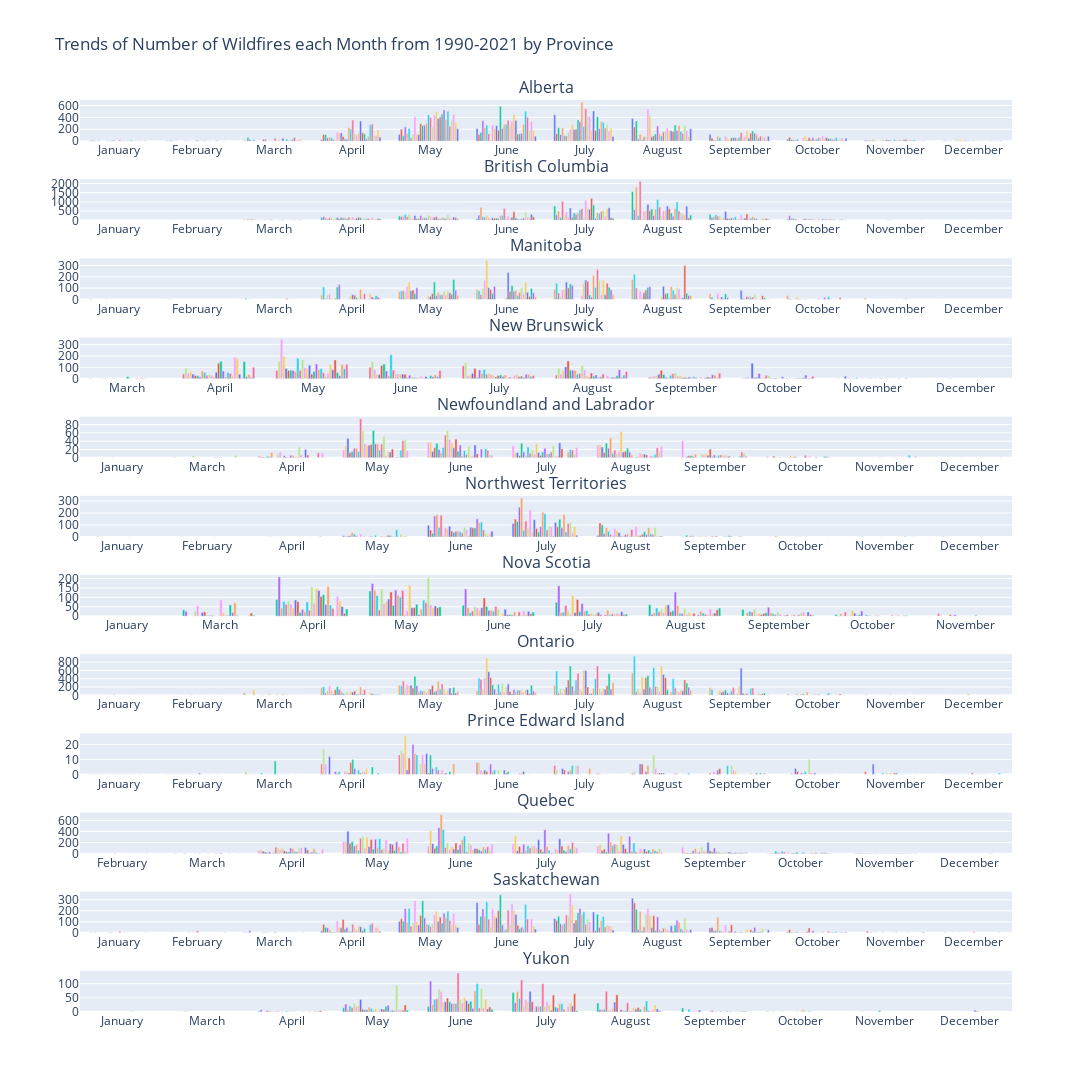

The cell this chart's notebook holds for it:
### Code cell
# Get unique jurisdictions excluding "Parks Canada"
jurisdictions = numfiresbymonth[numfiresbymonth['Jurisdiction'] != 'Parks Canada']['Jurisdiction'].unique()

fig = make_subplots(rows=12, cols=1, subplot_titles=jurisdictions)

for i, jurisdiction in enumerate(jurisdictions, start=1):
    # Filter data for the current jurisdiction
    jurisdiction_data = numfiresbymonth[numfiresbymonth['Jurisdiction'] == jurisdiction]
    
    for year in range(1990, 2022):
        # Check if "Unspecified" month exists in the data
        if "Unspecified" in jurisdiction_data['Month'].values:
            jurisdiction_data_filtered = jurisdiction_data[jurisdiction_data['Month'] != "Unspecified"]
        else:
            jurisdiction_data_filtered = jurisdiction_data
        
        fig.add_trace(
            go.Bar(x=jurisdiction_data_filtered['Month'], y=jurisdiction_data_filtered[year], name=str(year)),
            row=i, col=1
        )

fig.update_layout(height=1800, width=1780, showlegend=False, title_text="Trends of Number of Wildfires each Month from 1990-2021 by Province").show()
